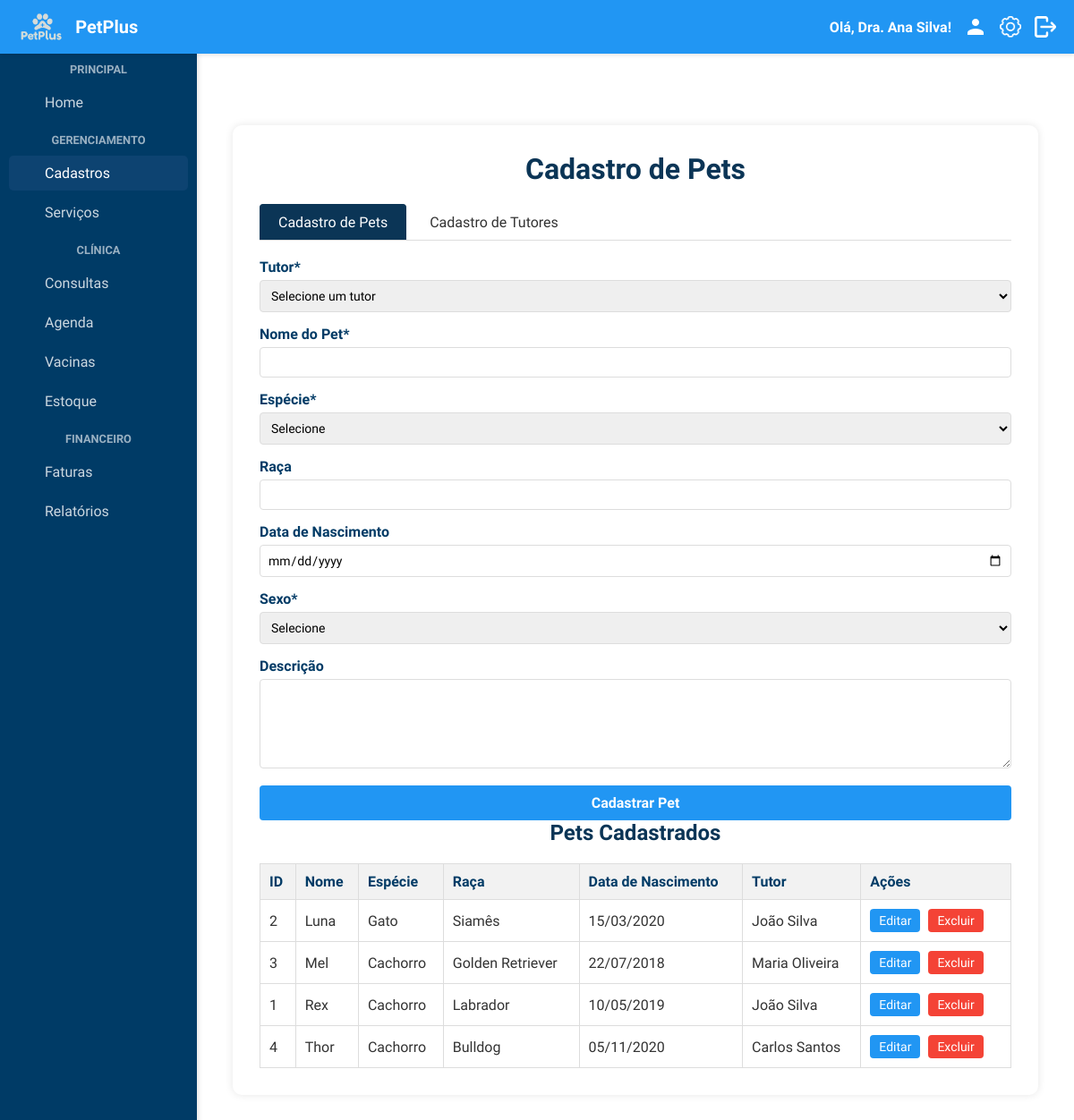
The page /cadastrar_pet/cadastrar_pets.php (signed in) on the database its author committed.
### tables this page shows
CREATE TABLE IF NOT EXISTS Pets (
    id_pet INT AUTO_INCREMENT PRIMARY KEY,
    id_tutor INT,
    nome VARCHAR(50) NOT NULL,
    especie VARCHAR(50),
    raca VARCHAR(50),
    data_nascimento DATE,
    sexo ENUM('M', 'F'),
    cor VARCHAR(50),
    peso DECIMAL(5,2),
    observacoes TEXT,
    FOREIGN KEY (id_tutor) REFERENCES Tutor(id_tutor) ON DELETE CASCADE
);

CREATE TABLE IF NOT EXISTS Tutor (
    id_tutor INT AUTO_INCREMENT PRIMARY KEY,
    nome VARCHAR(100) NOT NULL,
    cpf VARCHAR(14) UNIQUE,
    email VARCHAR(100),
    telefone VARCHAR(15),
    endereco VARCHAR(200),
    data_cadastro TIMESTAMP DEFAULT CURRENT_TIMESTAMP
);

### cadastrar_pet/cadastrar_pets.php (the view, shortened to what this page needs)
<?php
require_once('../includes/header.php');
require_once('../includes/sidebar.php');
$conn = conecta_db();
$sql_pets = "SELECT p.*, t.nome as nome_tutor, t.telefone, t.endereco
        FROM Pets p
        JOIN Tutor t ON p.id_tutor = t.id_tutor
        ORDER BY p.nome";
$result_pets = $conn->query($sql_pets);
$pets = [];
if ($result_pets && $result_pets->num_rows > 0) {
    while ($row_pet = $result_pets->fetch_assoc()) {
        $pets[] = $row_pet;
    }
}
$pet_edicao = null;
?>
<!DOCTYPE html>
<html lang="pt-br">
<head>
</head>
<body>
    <div class="container">
        <div class="card">
            <h1>Cadastro de Pets</h1>
            <div class="tabs">
                <div class="tab active" onclick="showTab('pets')">Cadastro de Pets</div>
                <div class="tab" onclick="showTab('tutores')">Cadastro de Tutores</div>
            </div>
            <div id="tab-pets" class="tab-content active">
                <form action="cadastrar_pets.php" method="POST">
                    <div class="form-group">
                        <label for="id_tutor">Tutor*</label>
                        <select id="id_tutor" name="id_tutor" required>
                            <option value="">Selecione um tutor</option>
                        </select>
                    </div>
                    <div class="form-group">
                        <label for="nome_pet">Nome do Pet*</label>
                        <input type="text" id="nome_pet" name="nome_pet" value="<?php echo $pet_edicao ? htmlspecialchars($pet_edicao['nome']) : (isset($_POST['nome_pet']) ? htmlspecialchars($_POST['nome_pet']) : ''); ?>" required />
                    </div>
                    <div class="form-group">
                        <label for="especie">Espécie*</label>
                        <select id="especie" name="especie" required>
                            <option value="">Selecione</option>
                        </select>
                    </div>
                    <div class="form-group">
                        <label for="raca">Raça</label>
                        <input type="text" id="raca" name="raca" value="<?php echo $pet_edicao ? htmlspecialchars($pet_edicao['raca']) : (isset($_POST['raca']) ? htmlspecialchars($_POST['raca']) : ''); ?>" />
                    </div>
                    <div class="form-group">
                        <label for="idade">Data de Nascimento</label> <input type="date" id="idade" name="data_nascimento" value="<?php echo $pet_edicao ? $pet_edicao['data_nascimento'] : (isset($_POST['data_nascimento']) ? $_POST['data_nascimento'] : ''); ?>" /> </div>
                    <div class="form-group">
                        <label for="sexo">Sexo*</label>
                        <select id="sexo" name="sexo" required>
                            <option value="">Selecione</option>
                        </select>
                    </div>
                    <div class="form-group">
                        <label for="observacoes">Descrição</label> <textarea id="descricao" name="observacoes" rows="4"></textarea>
                    </div>
                    <button type="submit" class="btn-primary"><?php echo $pet_edicao ? 'Atualizar Pet' : 'Cadastrar Pet'; ?></button>
                </form>
                <h2>Pets Cadastrados</h2>
                <table>
                    <thead>
                        <tr>
                            <th>ID</th>
                            <th>Nome</th>
                            <th>Espécie</th>
                            <th>Raça</th>
                            <th>Data de Nascimento</th>
                            <th>Tutor</th>
                            <th>Ações</th>
                        </tr>
                    </thead>
                    <tbody>
                        <?php if (empty($pets)): ?>
                            <tr>
                                <td colspan="7" style="text-align: center;">Nenhum pet cadastrado</td>
                            </tr>
                        <?php else: ?>
                            <?php foreach ($pets as $pet): ?>
                                <tr>
                                    <td><?php echo $pet['id_pet']; ?></td>
                                    <td><?php echo htmlspecialchars($pet['nome']); ?></td>
                                    <td><?php echo htmlspecialchars($pet['especie']); ?></td>
                                    <td><?php echo htmlspecialchars($pet['raca']); ?></td>
                                    <td><?php echo $pet['data_nascimento'] ? date('d/m/Y', strtotime($pet['data_nascimento'])) : ''; ?></td>
                                    <td><?php echo htmlspecialchars($pet['nome_tutor']); ?></td>
                                    <td>
                                        <a href="cadastrar_pets.php?editar=<?php echo $pet['id_pet']; ?>" class="btn-action btn-edit">Editar</a>
                                        <a href="javascript:void(0);" onclick="confirmarExclusao(<?php echo $pet['id_pet']; ?>, 'pet')" class="btn-action btn-delete">Excluir</a>
                                    </td>
                                </tr>
                            <?php endforeach; ?>
                        <?php endif; ?>
                    </tbody>
                </table>
            </div>
        </div>
    </div>
</body>
</html>

### includes/temas.css (style rules this page uses)
.tema-claro { --cor-fundo: #f6f9fc; --cor-texto: #333; --cor-primaria: #2196f3; --cor-secundaria: #0b3556; --cor-borda: #ddd; --cor-fundo-card: #fff; --cor-fundo-header: #2196f3; --cor-texto-header: #fff; }
body { background-color: var(--cor-fundo); color: var(--cor-texto); }
.container, .conteudo { background-color: var(--cor-fundo-card) !important; border-color: var(--cor-borda) !important; }
button, .btn-primary, .botao { background-color: var(--cor-primaria) !important; color: #fff !important; }

### includes/global.css (style rules this page uses)
* { margin: 0; padding: 0; box-sizing: border-box; font-family: "Quicksand", sans-serif; }
body { background-color: #f6f9fc; padding-top: 60px; }
.container { margin-left: 220px; padding: 20px; transition: margin-left 0.3s; }
.card { background-color: #ffffff; padding: 30px; border-radius: 10px; box-shadow: 0 2px 8px rgba(0, 0, 0, 0.1); max-width: 900px; margin: 0 auto 30px; }
h1, h2, h3 { color: #003b66; text-align: center; margin-bottom: 20px; }
.form-group { margin-bottom: 20px; }
label { display: block; margin-bottom: 6px; font-weight: bold; color: #003b66; }
input, select, textarea { width: 100%; padding: 10px; border-radius: 6px; border: 1px solid #ccc; font-size: 14px; box-sizing: border-box; }
textarea { resize: vertical; min-height: 100px; }
.btn-primary { background-color: #003b66; color: white; padding: 12px; border: none; font-size: 16px; border-radius: 6px; cursor: pointer; width: 100%; font-weight: bold; }
table { width: 100%; border-collapse: collapse; margin-top: 20px; }
table th, table td { padding: 10px; text-align: left; border-bottom: 1px solid #ddd; }
table th { background-color: #f2f2f2; color: #003b66; }
.btn-action { padding: 5px 10px; border: none; border-radius: 4px; cursor: pointer; margin-right: 5px; font-size: 14px; }
.btn-edit { background-color: #ffc107; color: #212529; }
.btn-delete { background-color: #dc3545; color: white; }

### cadastrar_pet/cadastrar_pets.php (style rules this page uses)
.container { margin-left: 220px; padding: 80px 30px 30px; }
.card { background-color: white; border-radius: 10px; box-shadow: 0 0 10px rgba(0,0,0,0.1); padding: 30px; margin-bottom: 20px; }
h1, h2 { color: #0b3556; margin-bottom: 20px; }
.tabs { display: flex; margin-bottom: 20px; border-bottom: 1px solid #ddd; }
.tab { padding: 10px 20px; cursor: pointer; border: 1px solid transparent; border-bottom: none; border-radius: 4px 4px 0 0; margin-right: 5px; font-weight: 500; }
.tab.active { background-color: #0b3556; color: white; border-color: #0b3556; }
.tab-content { display: none; }
.tab-content.active { display: block; }
.form-group { margin-bottom: 15px; }
.form-group label { display: block; margin-bottom: 5px; font-weight: bold; }
.form-group input, .form-group select, .form-group textarea { width: 100%; padding: 8px; border: 1px solid #ddd; border-radius: 4px; box-sizing: border-box; }
.btn-primary { background-color: #0b3556; color: white; border: none; padding: 10px 20px; border-radius: 4px; cursor: pointer; font-weight: bold; }
table { width: 100%; border-collapse: collapse; margin-top: 20px; }
table th, table td { border: 1px solid #ddd; padding: 10px; text-align: left; }
table th { background-color: #f2f2f2; }
.btn-action { display: inline-block; padding: 5px 10px; margin-right: 5px; border-radius: 4px; text-decoration: none; color: white; }
.btn-edit { background-color: #2196f3; }
.btn-delete { background-color: #f44336; }

### rows shown on the page
pets: id_pet "2", nome "Luna", especie "Gato", raca "Siamês", data_nascimento "15/03/2020", id_tutor.nome "João Silva"
pets: id_pet "3", nome "Mel", especie "Cachorro", raca "Golden Retriever", data_nascimento "22/07/2018", id_tutor.nome "Maria Oliveira"
pets: id_pet "1", nome "Rex", especie "Cachorro", raca "Labrador", data_nascimento "10/05/2019", id_tutor.nome "João Silva"
pets: id_pet "4", nome "Thor", especie "Cachorro", raca "Bulldog", data_nascimento "05/11/2020", id_tutor.nome "Carlos Santos"

### other values the page prints
$nomeUsuario "Dra. Ana Silva"
